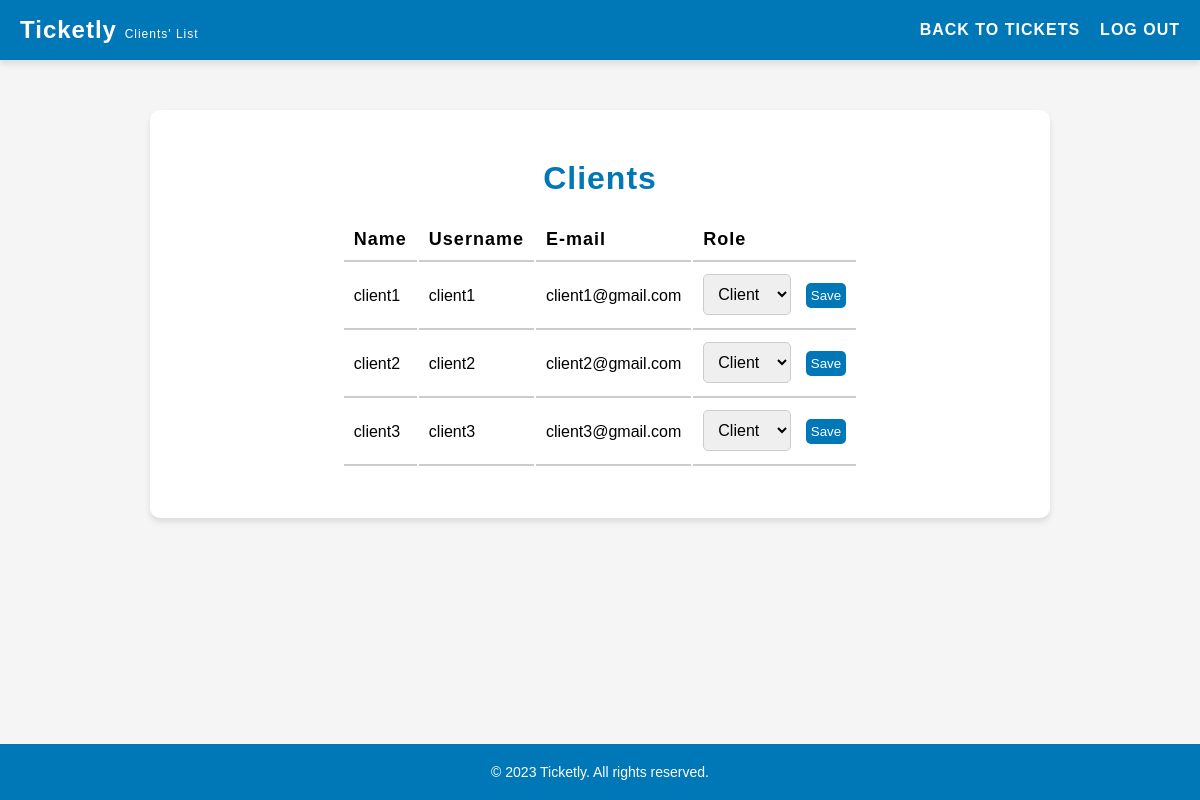
/pages/listClients.php (signed in), run on an earlier commit of the app's database.
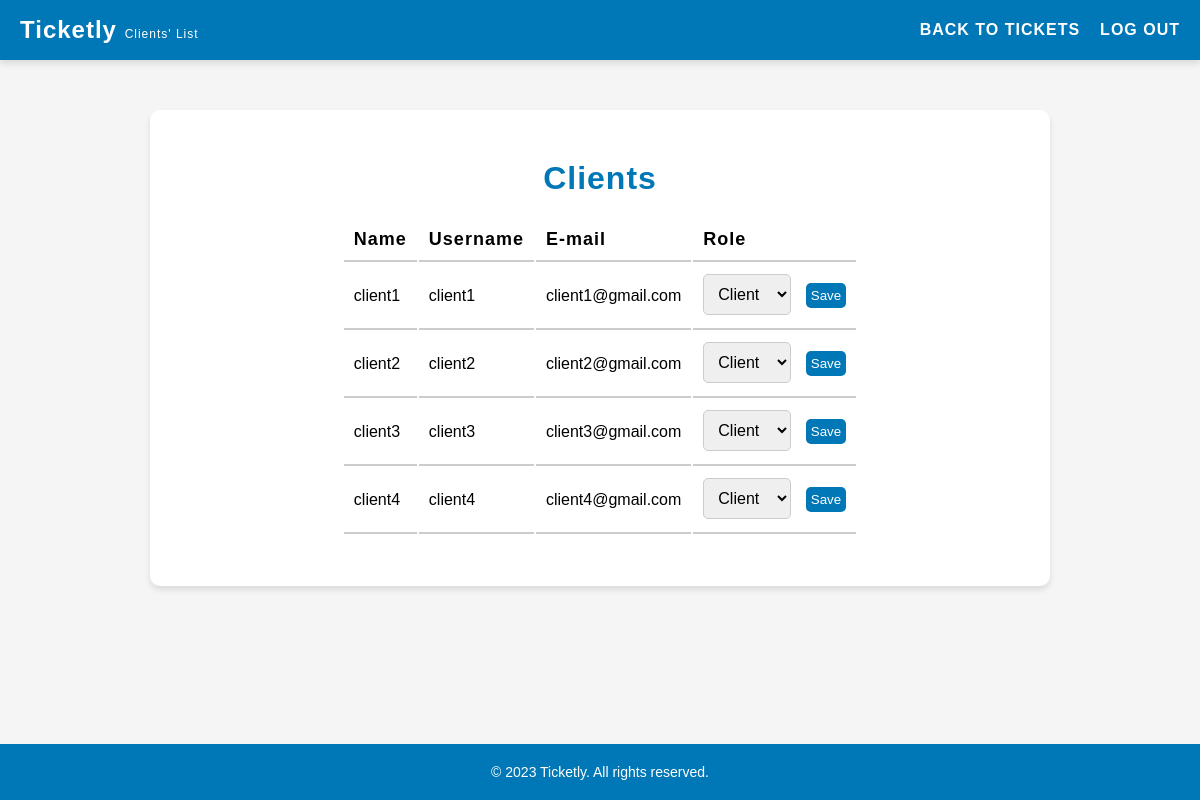
And on a later commit of the database.
### tables this page shows
CREATE TABLE users (
    id INTEGER PRIMARY KEY AUTOINCREMENT,
    username VARCHAR(255) NOT NULL UNIQUE,
    password VARCHAR(255) NOT NULL,
    email VARCHAR(255) NOT NULL UNIQUE,
    name VARCHAR(255) NOT NULL,
    role VARCHAR(10) NOT NULL DEFAULT 'client' CHECK (role IN ('client', 'agent', 'admin')),
    department_id INTEGER,
    FOREIGN KEY(department_id) REFERENCES departments(id)
);

### pages/listClients.php (called while the page is built, shortened)
<?php
    $session = new Session();
    require_once(__DIR__ . '/../templates/listClients.tpl.php');
    drawListClients($session);
?>

### database/user.class.php (called while the page is built, shortened)
<?php
    class User {
        public function __construct(?int $id, string $username, string $password, string $email, string $name, string $role, int $departmentId = 1) {
            $this->username = $username;
            $this->email = $email;
            $this->name = $name;
            $this->role = $role;
        }
    }
    function getClients(PDO $db): array {
        $stmt = $db->prepare('SELECT * FROM users WHERE role = ?');
        $stmt->execute(['client']);
        $clients = [];
        while ($row = $stmt->fetch(PDO::FETCH_ASSOC)) {
            $clients[] = new User(
                (int) $row['id'],
                $row['username'],
                $row['password'],
                $row['email'],
                $row['name'],
                $row['role']
            );
        }
        return $clients;
    }
?>

### templates/listClients.tpl.php (the view, shortened to what this page needs)
<?php function drawListClients(Session $session) {
    ?>
    <!DOCTYPE html>
    <html lang="en">
    <head>
        <link rel="stylesheet" href="../style/listClients.css">
        <link rel="stylesheet" href="../style/header.css">
    </head>
    <body>
        <header>
            <h1>Ticketly <span class="smaller">Clients' List</span></h1>
            <nav>
                <ul>
                    <li><a href="#" onclick="redirectToTickets('<?php echo $_SESSION['role']; ?>')">Back to Tickets</a></li>
                    <li><a href="../actions/action_logout.php">Log out</a></li>
                </ul>
            </nav>
        </header>
        <main>
            <h2>Clients</h2>
            <section id="clients">
                <table>
                    <tr>
                        <th>Name</th>
                        <th>Username</th>
                        <th>E-mail</th>
                        <th>Role</th>
                    </tr>
                    <?php
                        require_once '../database/connection.db.php';
                        require_once '../database/user.class.php';
                        $db = getDatabaseConnection();
                        $clients = getClients($db);
                        foreach ($clients as $client) { ?>
                        <tr>
                            <td><?php echo $client->name ?></td>
                            <td><?php echo $client->username ?></td>
                            <td><?php echo $client->email ?></td>
                            <td>
                                <form method="post" action="../actions/action_editRole.php">
                                    <select id="role" name="role">
                                        <option value="client" <?php if ($client->role == 'client') echo 'selected' ?>>Client</option>
                                    </select>
                                    <input type="submit" value="Save">
                                </form>
                            </td>
                        </tr>
                    <?php } ?>
                </table>
        </main>
        <?php include '../templates/footer.tpl.php';?>
    </body>
    </html>
<?php } ?>

### templates/footer.tpl.php
<!DOCTYPE html>
<html>
    <link rel="stylesheet" href="../style/footer.css">
    <footer>
        <p>&copy; 2023 Ticketly. All rights reserved.</p>
    </footer>
<html>

### style/listClients.css (style rules this page uses)
main { background-color: #fff; padding: 50px; border-radius: 10px; box-shadow: 0 4px 6px rgba(0, 0, 0, 0.1); margin: 50px auto; max-width: 900px; display: flex; flex-direction: column; align-items: center; margin-bottom: 100px; }
main h2 { text-align: center; font-size: 32px; margin-bottom: 20px; font-weight: 600; letter-spacing: 1px; color: #0077b6; }
table tr th { font-size: 18px; font-weight: 600; letter-spacing: 1px; text-align: left; padding: 10px; border-bottom: 2px solid #ccc; }
table tr td { padding: 10px; border-bottom: 2px solid #ccc; }
select, input[type="submit"] { font-size: 16px; padding: 10px; border-radius: 5px; border: 1px solid #ccc; transition: border-color 0.3s ease; flex: 1; }
select { margin-right: 10px; max-width: 200px; }
input[type="submit"] { background-color: #0077b6; color: #fff; border: none; cursor: pointer; transition: all 0.3s ease; align-self: center; flex: 1; max-width: 50%; font-size: smaller; padding: 5px; margin-bottom: 10px; }

### style/header.css (style rules this page uses)
* { box-sizing: border-box; margin: 0; padding: 0; }
body { font-family: Arial, sans-serif; background-color: #f5f5f5; }
header { background-color: #0077b6; color: #fff; display: flex; justify-content: space-between; align-items: center; padding: 20px; height: 60px; box-shadow: 0 4px 6px rgba(0, 0, 0, 0.1); }
header h1 { font-size: 24px; letter-spacing: 1px; }
header nav ul { display: flex; list-style-type: none; }
header nav li:not(:last-child) { margin-right: 20px; }
header nav a { color: #fff; text-decoration: none; font-size: 16px; letter-spacing: 1px; text-transform: uppercase; font-weight: 600; transition: color 0.3s ease; }
.smaller { font-size: 0.5em; font-weight: lighter; }

### style/footer.css (style rules this page uses)
footer { position: fixed; bottom: 0; left: 0; width: 100%; background-color: #0077b6; color: #fff; text-align: center; padding: 20px; font-size: 14px; margin: 0; }
footer p { margin: 0; }

What changed in the data, as far as the page shows it:
added users: name "client4", username "client4", email "client4@gmail.com", role "Client"
